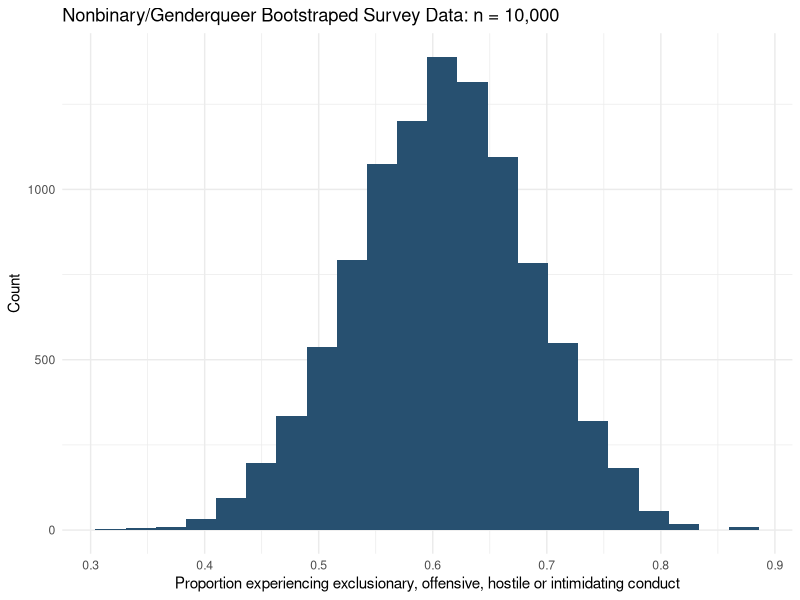

R code for this plot:
## ---- chunk 1
knitr::opts_chunk$set(echo = TRUE)
library(tidyverse)
library(boot)
## ---- chunk 2
# Create vector to relect this data
survey_data <- vector(length = 36)
values <- c(0, 1)

survey_data[1:22] <- unique(values)[2]
survey_data[23:36] <- unique(values)[1]

# 1 = experienced intimidating conduct
# 0 = did not experience intimidating conduct

## ---- chunk 3
# Function of proportion of sample that experienced intimidating conduct
prop_fun <- function (x,i) {sum(x[i])/length(x[i])}

## ---- chunk 4
survey_data_10k <- boot(survey_data,
                        statistic = prop_fun, 
                        R = 10000)

# survey_data_10k

# survey_data_10k$t
  
## ---- chunk 5
# Create dataframe
survey_data_10k_df <- data.frame(bs_prop = survey_data_10k$t)

# Histogram
ggplot(data = survey_data_10k_df, aes(x = bs_prop)) +
  geom_histogram(bins = 22, fill = "#275070") +
  theme_minimal() +
  labs(y = "Count",
       x = "Proportion experiencing exclusionary, offensive, hostile or intimidating conduct",
       title = "Nonbinary/Genderqueer Bootstraped Survey Data: n = 10,000")
## ---- chunk 6
boot.ci(survey_data_10k, conf = 0.95, type = "perc")
